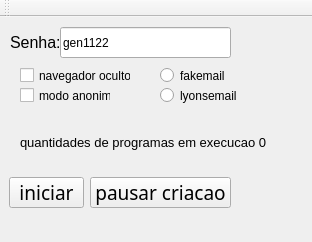
<?xml version="1.0" encoding="UTF-8"?>
<ui version="4.0">
 <class>MainWindow</class>
 <widget class="QMainWindow" name="MainWindow">
  <property name="geometry">
   <rect>
    <x>0</x>
    <y>0</y>
    <width>312</width>
    <height>242</height>
   </rect>
  </property>
  <property name="windowTitle">
   <string>MainWindow</string>
  </property>
  <widget class="QWidget" name="centralwidget">
   <widget class="QPushButton" name="pushButton">
    <property name="geometry">
     <rect>
      <x>9</x>
      <y>160</y>
      <width>75</width>
      <height>31</height>
     </rect>
    </property>
    <property name="font">
     <font>
      <family>Segoe Fluent Icons</family>
      <pointsize>14</pointsize>
      <weight>50</weight>
      <italic>false</italic>
      <bold>false</bold>
      <strikeout>false</strikeout>
      <kerning>true</kerning>
     </font>
    </property>
    <property name="text">
     <string>iniciar</string>
    </property>
   </widget>
   <widget class="QPushButton" name="pushButton_2">
    <property name="geometry">
     <rect>
      <x>90</x>
      <y>160</y>
      <width>141</width>
      <height>31</height>
     </rect>
    </property>
    <property name="font">
     <font>
      <family>Segoe Fluent Icons</family>
      <pointsize>14</pointsize>
     </font>
    </property>
    <property name="cursor">
     <cursorShape>OpenHandCursor</cursorShape>
    </property>
    <property name="styleSheet">
     <string notr="true">backgroud-color: rgb(39, 255, 147)</string>
    </property>
    <property name="text">
     <string>pausar criacao</string>
    </property>
   </widget>
   <widget class="QCheckBox" name="checkBox">
    <property name="geometry">
     <rect>
      <x>20</x>
      <y>50</y>
      <width>111</width>
      <height>17</height>
     </rect>
    </property>
    <property name="text">
     <string>navegador oculto</string>
    </property>
   </widget>
   <widget class="QRadioButton" name="radioButton">
    <property name="geometry">
     <rect>
      <x>160</x>
      <y>50</y>
      <width>82</width>
      <height>17</height>
     </rect>
    </property>
    <property name="text">
     <string>fakemail</string>
    </property>
   </widget>
   <widget class="QRadioButton" name="radioButton_2">
    <property name="geometry">
     <rect>
      <x>160</x>
      <y>70</y>
      <width>82</width>
      <height>17</height>
     </rect>
    </property>
    <property name="text">
     <string>lyonsemail</string>
    </property>
   </widget>
   <widget class="QCheckBox" name="checkBox_2">
    <property name="geometry">
     <rect>
      <x>20</x>
      <y>70</y>
      <width>91</width>
      <height>17</height>
     </rect>
    </property>
    <property name="text">
     <string>modo anonimo</string>
    </property>
   </widget>
   <widget class="QLineEdit" name="lineEdit">
    <property name="geometry">
     <rect>
      <x>60</x>
      <y>10</y>
      <width>171</width>
      <height>31</height>
     </rect>
    </property>
    <property name="text">
     <string>gen1122</string>
    </property>
   </widget>
   <widget class="QLabel" name="label">
    <property name="geometry">
     <rect>
      <x>20</x>
      <y>115</y>
      <width>261</width>
      <height>21</height>
     </rect>
    </property>
    <property name="font">
     <font>
      <pointsize>10</pointsize>
     </font>
    </property>
    <property name="text">
     <string>quantidades de programas em execucao 0</string>
    </property>
   </widget>
   <widget class="QLabel" name="label_2">
    <property name="geometry">
     <rect>
      <x>10</x>
      <y>10</y>
      <width>61</width>
      <height>31</height>
     </rect>
    </property>
    <property name="font">
     <font>
      <pointsize>12</pointsize>
     </font>
    </property>
    <property name="text">
     <string>Senha:</string>
    </property>
   </widget>
  </widget>
  <widget class="QToolBar" name="toolBar">
   <property name="windowTitle">
    <string>toolBar</string>
   </property>
   <attribute name="toolBarArea">
    <enum>TopToolBarArea</enum>
   </attribute>
   <attribute name="toolBarBreak">
    <bool>false</bool>
   </attribute>
  </widget>
 </widget>
 <resources/>
 <connections/>
</ui>
